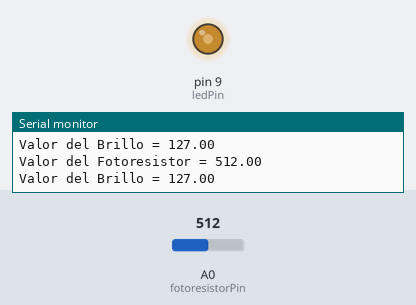
A sketch run on a simulated Arduino Uno, built with avr-gcc and run on an emulated ATmega328P. Parts: output pins drawn as LEDs (lit = HIGH), the last lines printed to the serial monitor. The test bench sets the inputs (shaded band); at power-on: A0 (fotoresistorPin) = 512.

Above: at 1.2 s.
1.3 s: A0 (fotoresistorPin) set to 414
At 1.8 s:
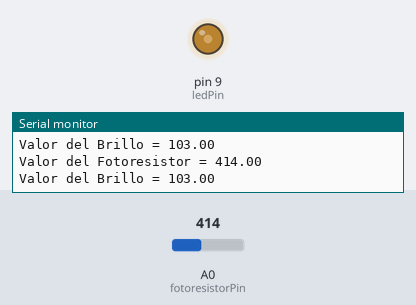
4.3 s: A0 (fotoresistorPin) set to 387
At 5.5 s:
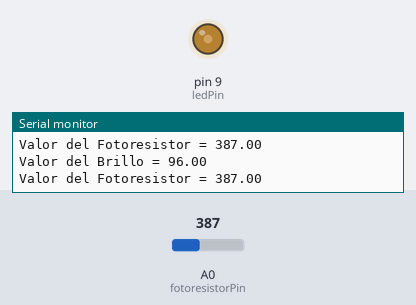
5.8 s: A0 (fotoresistorPin) set to 122
At 6.3 s:
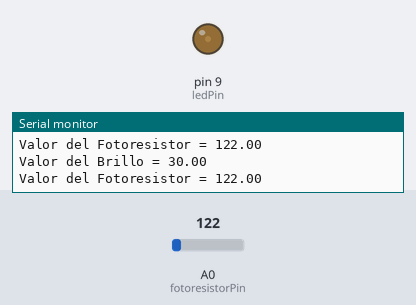
7.3 s: A0 (fotoresistorPin) set to 0
At 8.1 s:
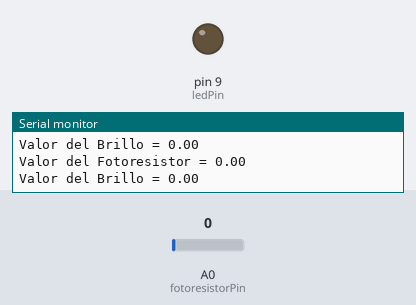
8.8 s: A0 (fotoresistorPin) set to 8
At 9.9 s:
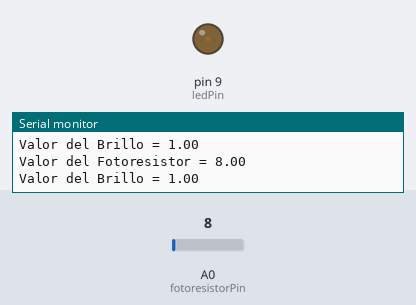
11.8 s: A0 (fotoresistorPin) set to 11
At 12.4 s:
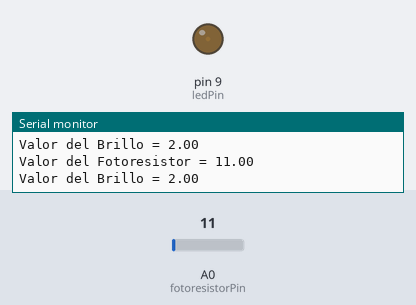
Timing chart, 0 to 14.8 s (numbered marks = the images above; inputs shaded):
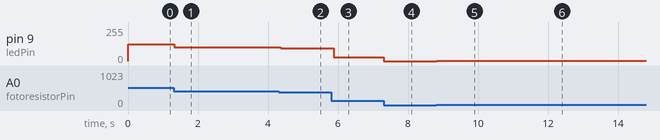

Measured:
- after the input at 1.3 s, pin 9 (ledPin): 127/255 → 103/255 at once
- after the input at 4.3 s, pin 9 (ledPin): 103/255 → 96/255 after 0.06 s
- after the input at 5.8 s, pin 9 (ledPin): 96/255 → 30/255 after 0.08 s
- after the input at 7.3 s, pin 9 (ledPin): 30/255 → 0/255 at once
- after the input at 8.8 s, pin 9 (ledPin): 0/255 → 1/255 at once
- after the input at 11.8 s, pin 9 (ledPin): 1/255 → 2/255 after 0.06 s

The sketch:

16_Led_brillo_fotoresistor.ino
```cpp
// Brillo de un LED mediante una fotoresistencia

// Se controla el brillo de un LED (conectado a un pin digital PWM) mediante la señal analógica de una fotoresistencia

int ledPin = 9;               // Pin digital PWM conectado al LED
int fotoresistorPin = A0;     // Pin analógico conectado al fotoresistor
float fotoresistorValor = 0;  // Variable para almacenar el valor de la fotoresistencia

void setup() {
  Serial.begin(9600);
  pinMode(ledPin, OUTPUT);
}

void loop() {
  fotoresistorValor = analogRead(fotoresistorPin);        // Lectura del valor analógico de la fotoresistencia
  float brillo = map(fotoresistorValor, 0, 1023, 0, 255);
  ledBrillo(brillo);

}

void ledBrillo(float brillo) {
  analogWrite(ledPin, brillo);  // Aplicar el brillo calculado al LED

  Serial.print("Valor del Fotoresistor = "); // Imprimir un mensaje indicando que se está mostrando el valor del fotoresistor
  Serial.println(fotoresistorValor); // Imprimir el valor analógico del fotoresistor, seguido de un salto de línea
  Serial.print("Valor del Brillo = "); // Imprimir un mensaje indicando que se está mostrando la intensidad de brillo del LED
  Serial.println(brillo);  // Imprimir el valor analógico del brillo, seguido de un salto de línea

  delay(100);
}
```
